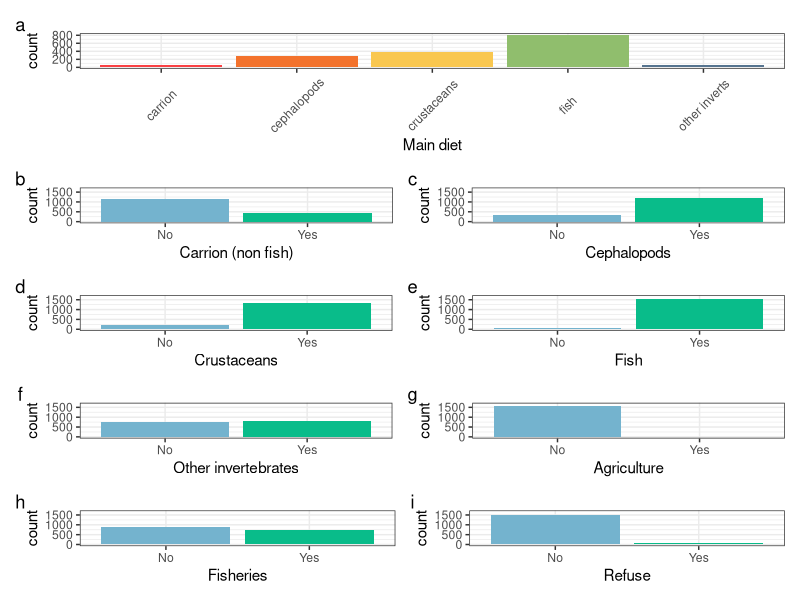
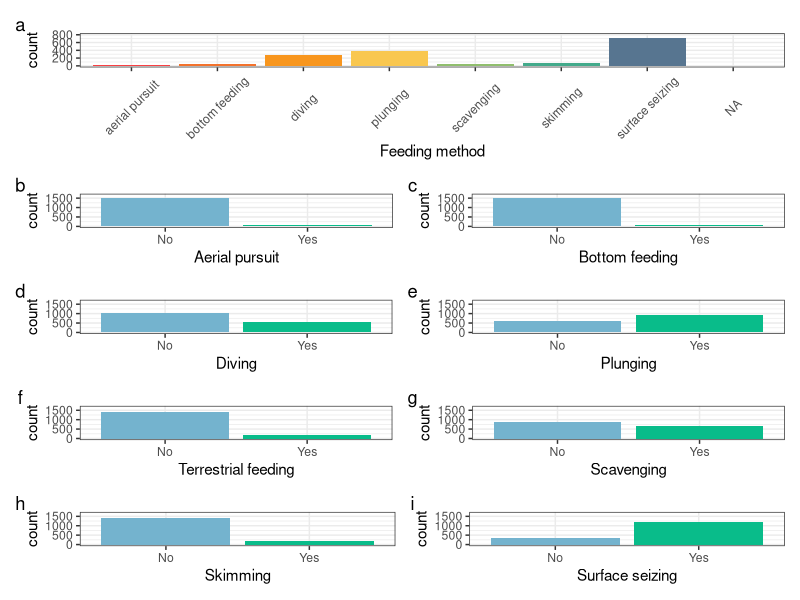
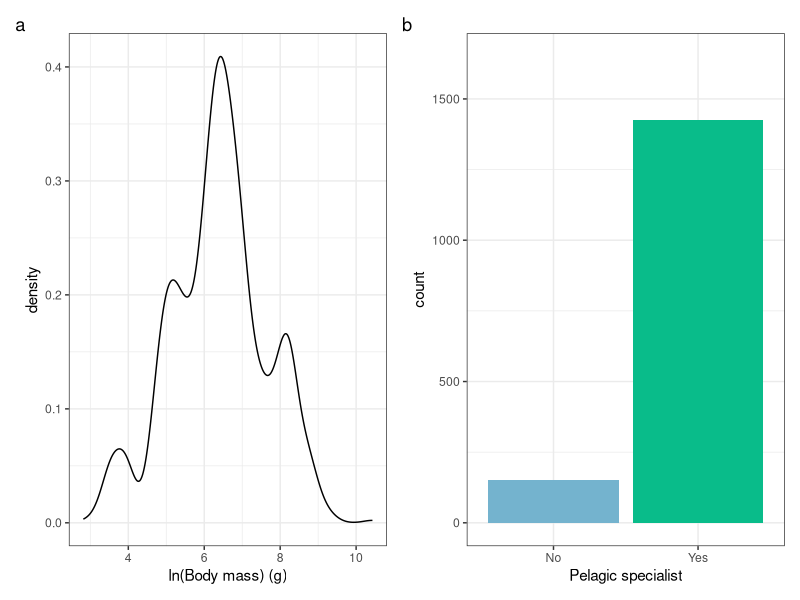
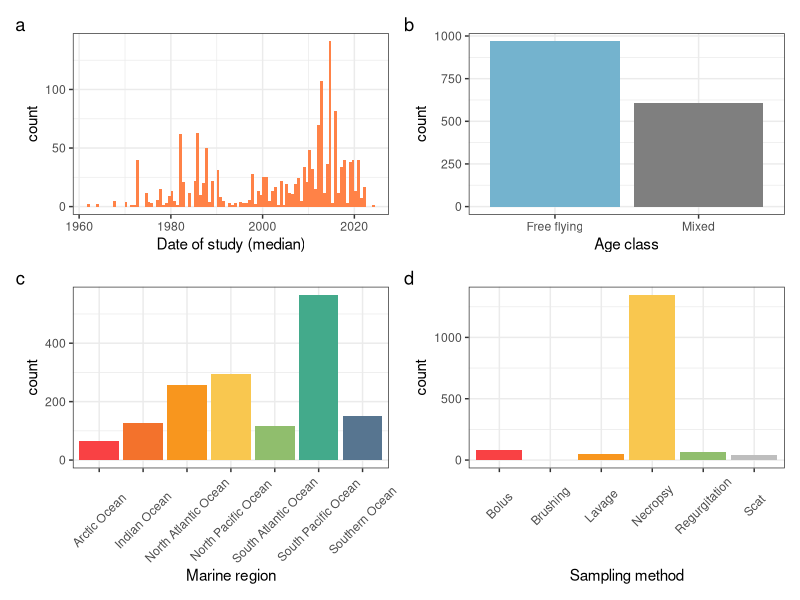
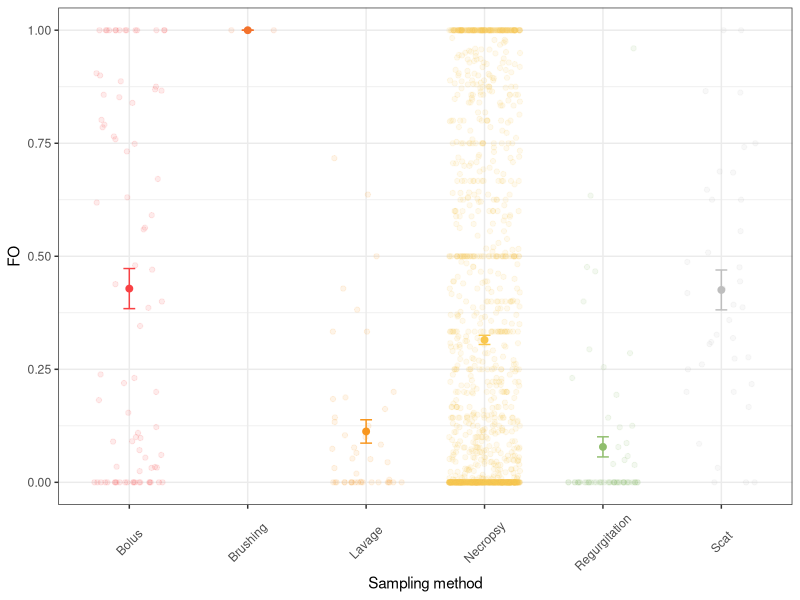
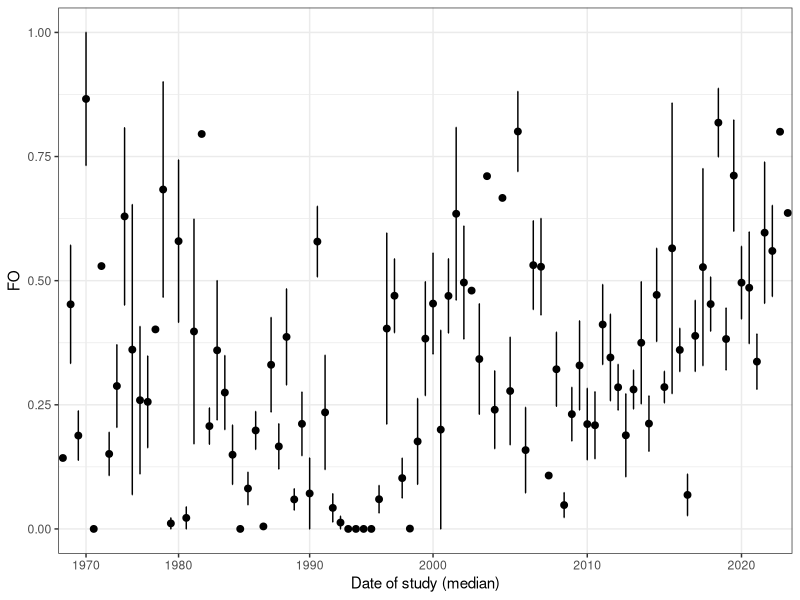
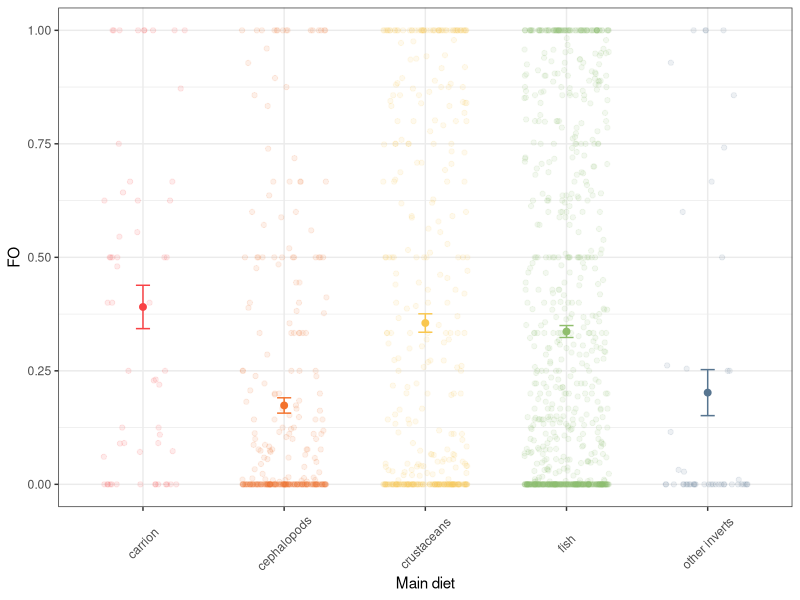
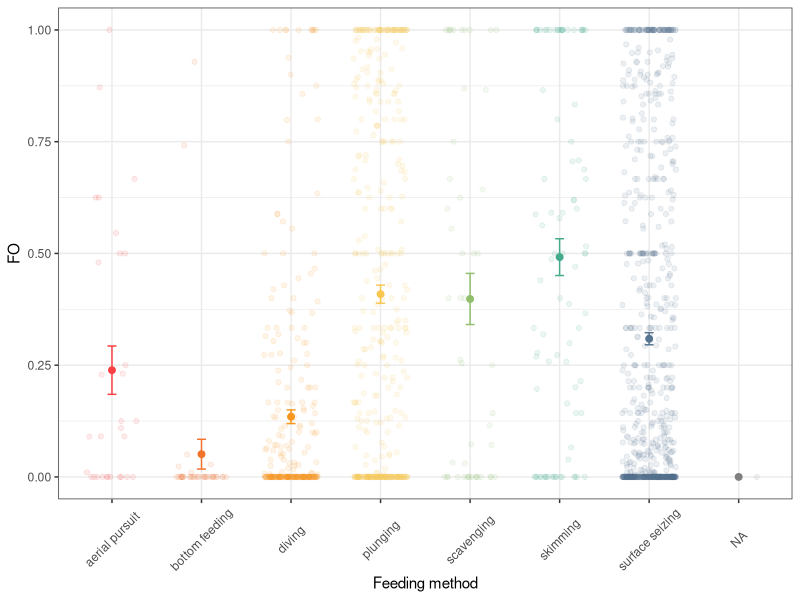

Write R code to recreate these figures, in order.
## ---- chunk 1
# Load libraries
library(tidyverse) # for plots and data wrangling
library(patchwork) # for panel plots
library(here)
## ---- chunk 2
# Read in the data
seabird_data <- read_csv(file = here::here("data/plastic-data-aggregated_2025-09-24.csv"))
## ---- chunk 3
# Unite the diet categories
seabird_data <- seabird_data %>%
  unite(col = "diet_type", carrion:as_refuse, remove = FALSE)
## ---- chunk 4
# How many species?
length(unique(seabird_data$clements2024_binomial))
## ---- chunk 5
# How many sources?
length(unique(seabird_data$source)) 
## ---- chunk 6
well_studied <- 
seabird_data %>%
  group_by(clements2024_binomial) %>%
  summarise(records = n(), sampled = sum(n_total)) %>%
  filter(records >=3 & sampled >= 100)

well_studied %>% summarise(n())
## ---- chunk 7
# Body mass
bm <-
  ggplot(seabird_data, aes(x = log(body_mass_g))) +
  geom_density() +
  xlab("ln(Body mass) (g)") +
  theme_bw()

# main diet
diet <-
ggplot(seabird_data, aes(x = as.factor(main_diet), fill = as.factor(main_diet))) +
  geom_bar() +
  xlab("Main diet") +
  theme_bw() +
  theme(legend.position = "none") +
  scale_fill_manual(values = c("#F94144","#F3722C",
                               "#F9C74F","#90BE6D",
                               "#577590")) +
  scale_x_discrete(labels = c("carrion", "cephalopods", "crustaceans", "fish", "other inverts")) +
  theme(axis.text.x = element_text(angle = 45, vjust = 0.5, hjust = 0.5)) 

# Fish
f <-
ggplot(seabird_data, aes(x = as.factor(fish), fill = as.factor(fish))) +
  geom_bar() +
  xlab("Fish") +
  ylim(0, 1650) +
  scale_x_discrete(labels = c("No", "Yes")) +
  theme_bw() +
  theme(legend.position = "none") +
  scale_fill_manual(values = c("#74B3CE","#09BC8A"))  
 
 # Carrion.NonFishVertebrates
c <-
ggplot(seabird_data, aes(x = as.factor(carrion), fill = as.factor(carrion))) +
  geom_bar() +
  xlab("Carrion (non fish)") +
  ylim(0, 1650) +
  scale_x_discrete(labels = c("No", "Yes")) +
  theme_bw() +
  theme(legend.position = "none") +
  scale_fill_manual(values = c("#74B3CE","#09BC8A")) 
 
# Cephalopods
cp <-
  ggplot(seabird_data, aes(x = as.factor(cephalopods), 
                       fill = as.factor(cephalopods))) +
  geom_bar() +
  xlab("Cephalopods") +
  ylim(0, 1650) +
  scale_x_discrete(labels = c("No", "Yes")) +
  theme_bw() +
  theme(legend.position = "none") +
  scale_fill_manual(values = c("#74B3CE","#09BC8A"))
 
# Crustaceans
cr <-
ggplot(seabird_data, aes(x = as.factor(crustaceans), fill = as.factor(crustaceans))) +
  geom_bar() +
  xlab("Crustaceans") +
  ylim(0, 1650) +
  scale_x_discrete(labels = c("No", "Yes")) +
  theme_bw() +
  theme(legend.position = "none") +
  scale_fill_manual(values = c("#74B3CE","#09BC8A"))
 
 # Other inverts
oi<- 
ggplot(seabird_data, aes(x = as.factor(other_inverts), fill = as.factor(other_inverts))) +
  geom_bar() +
  xlab("Other invertebrates") +
  ylim(0, 1650) +
  scale_x_discrete(labels = c("No", "Yes")) +
  theme_bw() +
  theme(legend.position = "none") +
  scale_fill_manual(values = c("#74B3CE","#09BC8A"))
 
 # Refuse
ar <-
ggplot(seabird_data, aes(x = as.factor(as_refuse), fill = as.factor(as_refuse))) +
  geom_bar() +
  xlab("Refuse") +
  ylim(0, 1650) +
  scale_x_discrete(labels = c("No", "Yes")) +
  theme_bw() +
  theme(legend.position = "none") +
  scale_fill_manual(values = c("#74B3CE","#09BC8A"))

# Fisheries discards
af <-
ggplot(seabird_data, aes(x = as.factor(as_fishery), fill = as.factor(as_fishery))) +
  geom_bar() +
  xlab("Fisheries") +
  ylim(0, 1650) +
  scale_x_discrete(labels = c("No", "Yes")) +
  theme_bw() +
  theme(legend.position = "none") +
  scale_fill_manual(values = c("#74B3CE","#09BC8A"))

# Agricultural
aa <-
ggplot(seabird_data, aes(x = as.factor(as_agriculture), fill = as.factor(as_agriculture))) +
  geom_bar() +
  xlab("Agriculture") +
  ylim(0, 1650) +
  scale_x_discrete(labels = c("No", "Yes")) +
  theme_bw() +
  theme(legend.position = "none") +
  scale_fill_manual(values = c("#74B3CE","#09BC8A"))

# Feeding method
fm <-
ggplot(seabird_data, aes(x = as.factor(feeding_method), fill = as.factor(feeding_method))) +
  geom_bar() +
  xlab("Feeding method") +
  theme_bw() +
  theme(legend.position = "none") +
  scale_fill_manual(values = c("#F94144","#F3722C","#F8961E",
                               "#F9C74F","#90BE6D","#43AA8B",
                               "#577590")) +
  scale_x_discrete(labels = c("aerial pursuit", "bottom feeding", "diving", 
                              "plunging", "scavenging", "skimming", "surface seizing")) +
  theme(axis.text.x = element_text(angle = 45, vjust = 0.5, hjust = 0.5)) +
  ylim(0,800)

# Aerial pursuit
aerial <-
ggplot(seabird_data, aes(x = as.factor(aerial_pursuit), fill = as.factor(aerial_pursuit))) +
  geom_bar() +
  xlab("Aerial pursuit") +
  ylim(0, 1650) +
  scale_x_discrete(labels = c("No", "Yes")) +
  theme_bw() +
  theme(legend.position = "none") +
  scale_fill_manual(values = c("#74B3CE","#09BC8A"))

# bottom feeding
bottom <-
ggplot(seabird_data, aes(x = as.factor(bottom_feeding), fill = as.factor(bottom_feeding))) +
  geom_bar() +
  xlab("Bottom feeding") +
  ylim(0, 1650) +
  scale_x_discrete(labels = c("No", "Yes")) +
  theme_bw() +
  theme(legend.position = "none") +
  scale_fill_manual(values = c("#74B3CE","#09BC8A"))

# divers
dive <-
ggplot(seabird_data, aes(x = as.factor(diving), fill = as.factor(diving))) +
  geom_bar() +
  xlab("Diving") +
  ylim(0, 1650) +
  scale_x_discrete(labels = c("No", "Yes")) +
  theme_bw() +
  theme(legend.position = "none") +
  scale_fill_manual(values = c("#74B3CE","#09BC8A"))

# plunging
plunge <-
ggplot(seabird_data, aes(x = as.factor(plunging), fill = as.factor(plunging))) +
  geom_bar() +
  xlab("Plunging") +
  ylim(0, 1650) +
  scale_x_discrete(labels = c("No", "Yes")) +
  theme_bw() +
  theme(legend.position = "none") +
  scale_fill_manual(values = c("#74B3CE","#09BC8A"))

# terrestrial
terr <-
ggplot(seabird_data, aes(x = as.factor(terrestrial_feeding), fill = as.factor(terrestrial_feeding))) +
  geom_bar() +
  xlab("Terrestrial feeding") +
  ylim(0, 1650) +
  scale_x_discrete(labels = c("No", "Yes")) +
  theme_bw() +
  theme(legend.position = "none") +
  scale_fill_manual(values = c("#74B3CE","#09BC8A"))

# scavenging
scavenge <-
ggplot(seabird_data, aes(x = as.factor(scavenging), fill = as.factor(scavenging))) +
  geom_bar() +
  xlab("Scavenging") +
  ylim(0, 1650) +
  scale_x_discrete(labels = c("No", "Yes")) +
  theme_bw() +
  theme(legend.position = "none") +
  scale_fill_manual(values = c("#74B3CE","#09BC8A"))

# skimming
skim <-
ggplot(seabird_data, aes(x = as.factor(skimming), fill = as.factor(skimming))) +
  geom_bar() +
  xlab("Skimming") +
  ylim(0, 1650) +
  scale_x_discrete(labels = c("No", "Yes")) +
  theme_bw() +
  theme(legend.position = "none") +
  scale_fill_manual(values = c("#74B3CE","#09BC8A"))

# surface seizing
surface <-
ggplot(seabird_data, aes(x = as.factor(surface_seizing), fill = as.factor(surface_seizing))) +
  geom_bar() +
  xlab("Surface seizing") +
  ylim(0, 1650) +
  scale_x_discrete(labels = c("No", "Yes")) +
  theme_bw() +
  theme(legend.position = "none") +
  scale_fill_manual(values = c("#74B3CE","#09BC8A"))
 
# Pelagic Specialist
ps <- 
ggplot(seabird_data, aes(x = as.factor(pelagic_specialist), fill = as.factor(pelagic_specialist))) +
  geom_bar() +
  xlab("Pelagic specialist") +
  ylim(0, 1650) +
  scale_x_discrete(labels = c("No", "Yes")) +
  theme_bw() +
  theme(legend.position = "none") +
  scale_fill_manual(values = c("#74B3CE","#09BC8A"))

# DMS.responsive
#dms <-
#ggplot(data_noNA, aes(x = as.factor(DMS.responsive_Dell.Ariccia), fill = #as.factor(DMS.responsive_Dell.Ariccia))) +
  #geom_bar() +
 # xlab("DMS responsive") +
  #scale_x_discrete(labels = c("No", "Yes")) +
  #theme_bw() +
  #theme(legend.position = "none") +
  #scale_fill_manual(values = c("#74B3CE","#09BC8A"))
## ---- chunk 8
#(fm + bm + diet) / 
# (f + c + cp) / (cr + plot_spacer()+ oi) / (aa + af + ar)
#ggsave(file = here("output/species-level-variables.png"), height = 8)

(diet  / (c + cp) / (cr + f) / (oi + aa) / (af + ar)) + plot_annotation(tag_levels = 'a')
#ggsave(file = here("figures/diet-variables.png"), height = 8)

(fm / (aerial + bottom) / (dive + plunge) / (terr + scavenge) / (skim + surface)) + plot_annotation(tag_levels = 'a')
#ggsave(file = here("figures/feeding-variables.png"), height = 8)

bm + ps + plot_annotation(tag_levels = 'a')
#ggsave(file = here("figures/other-variables.png"), height = 4)
## ---- chunk 9
# Frequency of occurrence
fo <- 
  ggplot(seabird_data, aes(x = FO)) +
  geom_histogram(fill = "lightblue", bins = 10) +
  xlab("Frequency of occurrence of plastic") +
  theme_bw()

# Free flying or not
ff <- 
  ggplot(seabird_data, aes(x = as.factor(freeflying), fill = as.factor(freeflying))) +
  geom_bar() +
  xlab("Age class") +
  scale_x_discrete(labels = c("Free flying", "Mixed")) +
  theme_bw() +
  theme(legend.position = "none") +
  scale_fill_manual(values = c("#74B3CE","#09BC8A"))

# Median date
dd <- 
  ggplot(seabird_data, aes(x = date_median)) +
  geom_histogram(fill = "sienna1", bins = 100) +
  xlab("Date of study (median)") +
  theme_bw()

# Marine region
mr <- 
ggplot(seabird_data, aes(x = as.factor(marine_region), fill = as.factor(marine_region))) +
  geom_bar() +
  xlab("Marine region") +
  theme_bw() +
  theme(legend.position = "none") +
  scale_fill_manual(values = c("#F94144","#F3722C","#F8961E",
                               "#F9C74F","#90BE6D","#43AA8B",
                               "#577590")) +
  theme(axis.text.x = element_text(angle = 45, vjust = 0.5, hjust = 0.5))  

# Sampling method
sm <- 
ggplot(seabird_data, aes(x = as.factor(sampling_method), fill = as.factor(sampling_method))) +
  geom_bar() +
  xlab("Sampling method") +
  theme_bw() +
  theme(legend.position = "none") +
    scale_fill_manual(values = c("#F94144","#F3722C","#F8961E",
                               "#F9C74F","#90BE6D","grey")) +
   theme(axis.text.x = element_text(angle = 45, vjust = 0.5, hjust = 0.5))  
## ---- chunk 10
( (dd + ff) / (mr + sm)) + plot_annotation(tag_levels = c("a"))
ggsave(file = here("figures/study-level-variables.png"), height = 6)
## ---- chunk 11
# Get summary stats for each grouping variable
sumdatSM <-
  seabird_data %>%
  group_by(sampling_method) %>%
  summarise(meanFO = mean(FO), seFO = sqrt(var(FO)/n()))

sumdatDate <-
  seabird_data %>%
  group_by(date_median) %>%
  summarise(meanFO = mean(FO), seFO = sqrt(var(FO)/n()))

sumdatDiet <-
  seabird_data %>%
  group_by(main_diet) %>%
  summarise(meanFO = mean(FO), seFO = sqrt(var(FO)/n()))

sumdatFM <-
  seabird_data %>%
  group_by(feeding_method) %>%
  summarise(meanFO = mean(FO, na.rm = TRUE), seFO = sqrt(var(FO, na.rm = TRUE)/n()))
## ---- chunk 12
# Plots
# Sampling method
ggplot(seabird_data, aes(x = as.factor(sampling_method), y = FO, colour = sampling_method)) +
  geom_jitter(alpha = 0.1, width = 0.3) +
  geom_point(data = sumdatSM, aes(y = meanFO), size = 2) +
  geom_errorbar(data = sumdatSM, aes(y = meanFO, ymin = meanFO - seFO, ymax = meanFO + seFO), width = 0.1) +
  xlab("Sampling method") +
  theme_bw() +
  theme(legend.position = "none") +
  scale_colour_manual(values = c("#F94144","#F3722C","#F8961E",
                               "#F9C74F","#90BE6D","grey")) +
   theme(axis.text.x = element_text(angle = 45, vjust = 0.5, hjust = 0.5))  


# Date
ggplot(seabird_data, aes(x = as.factor(date_median), y = FO)) +
  geom_point(data = sumdatDate, aes(y = meanFO), size = 2) +
  geom_errorbar(data = sumdatDate, aes(y = meanFO, ymin = meanFO - seFO, ymax = meanFO + seFO), width = 0.1) +
  xlab("Date of study (median)") +
  theme_bw() +
  theme(legend.position = "none") +
  scale_x_discrete(breaks = c(1960, 1970, 1980, 1990, 2000, 2010, 2020))

# Diet
ggplot(seabird_data, aes(x = as.factor(main_diet), y = FO, colour = main_diet)) +
  geom_jitter(alpha = 0.1, width = 0.3) +
  geom_point(data = sumdatDiet, aes(y = meanFO), size = 2) +
  geom_errorbar(data = sumdatDiet, aes(y = meanFO, ymin = meanFO - seFO, ymax = meanFO + seFO), width = 0.1) +
  xlab("Main diet") +
  theme_bw() +
  theme(legend.position = "none") +
  scale_colour_manual(values = c("#F94144","#F3722C",
                               "#F9C74F","#90BE6D",
                               "#577590")) +
  scale_x_discrete(labels = c("carrion", "cephalopods", "crustaceans", "fish", "other inverts")) +
  theme(axis.text.x = element_text(angle = 45, vjust = 0.5, hjust = 0.5))

# Feeding method
ggplot(seabird_data, aes(x = as.factor(feeding_method), y = FO, colour = feeding_method)) +
  geom_jitter(alpha = 0.1, width = 0.3) +
  geom_point(data = sumdatFM, aes(y = meanFO), size = 2) +
  geom_errorbar(data = sumdatFM, aes(y = meanFO, ymin = meanFO - seFO, ymax = meanFO + seFO), width = 0.1) +
  xlab("Feeding method") +
  theme_bw() +
  theme(legend.position = "none") +
  scale_colour_manual(values = c("#F94144","#F3722C","#F8961E",
                               "#F9C74F","#90BE6D","#43AA8B",
                               "#577590")) +
  scale_x_discrete(labels = c("aerial pursuit", "bottom feeding", "diving", 
                              "plunging", "scavenging", "skimming", "surface seizing")) +
  theme(axis.text.x = element_text(angle = 45, vjust = 0.5, hjust = 0.5))
